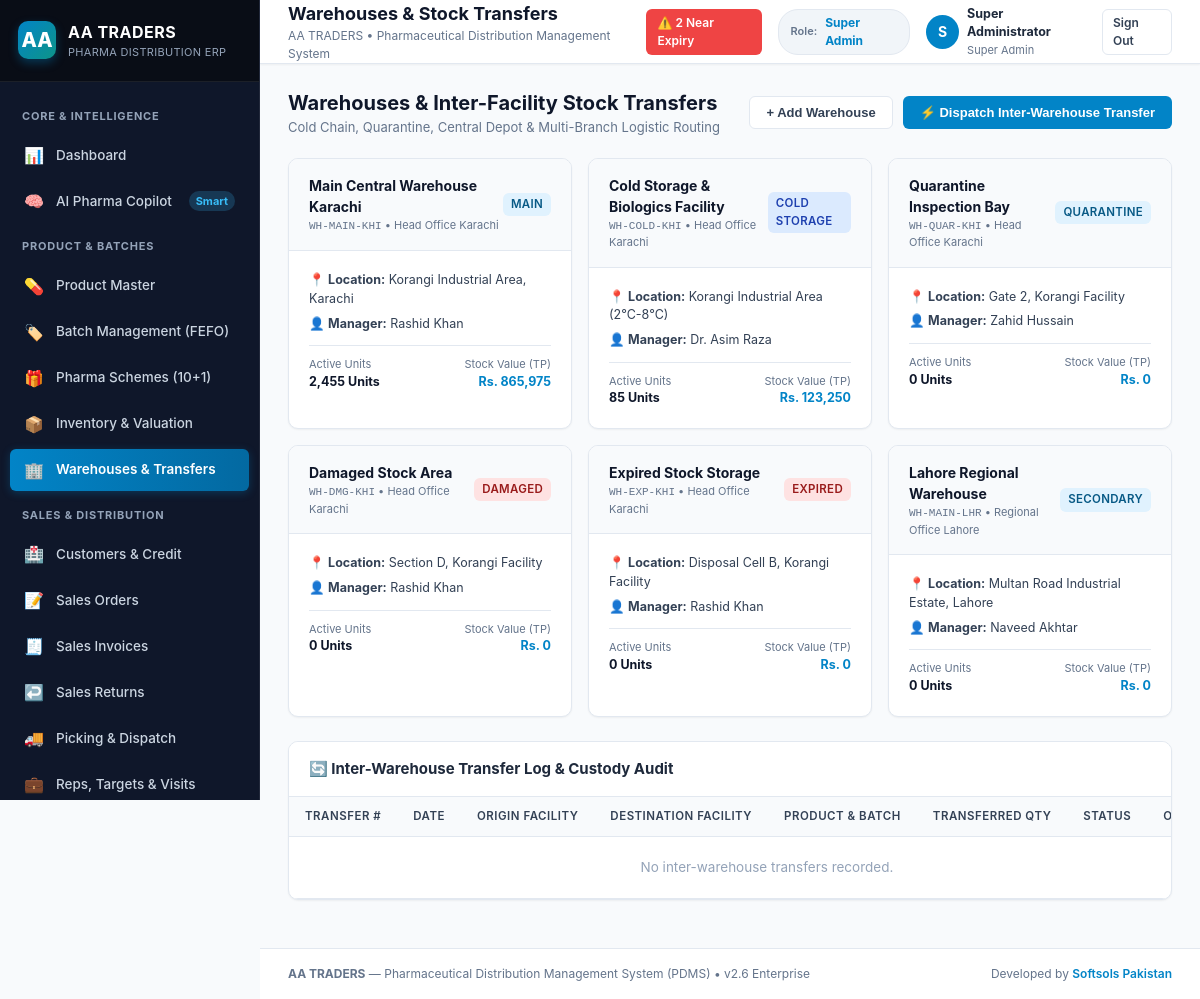
Screenshot of /warehouses.php (signed in) with the database file from the repository.
### tables this page shows
CREATE TABLE company_settings (
    id INTEGER PRIMARY KEY AUTOINCREMENT,
    name TEXT NOT NULL,
    trade_name TEXT,
    ntn TEXT,
    strn TEXT,
    drug_license_no TEXT,
    address TEXT,
    city TEXT,
    country TEXT DEFAULT 'Pakistan',
    phone TEXT,
    email TEXT,
    website TEXT,
    bank_name TEXT,
    bank_account_title TEXT,
    bank_account_no TEXT,
    iban TEXT,
    invoice_footer_note TEXT,
    currency_symbol TEXT DEFAULT 'Rs.',
    currency_code TEXT DEFAULT 'PKR',
    updated_at DATETIME DEFAULT CURRENT_TIMESTAMP
);

CREATE TABLE warehouses (
    id INTEGER PRIMARY KEY AUTOINCREMENT,
    branch_id INTEGER,
    name TEXT NOT NULL,
    code TEXT UNIQUE NOT NULL,
    type TEXT NOT NULL DEFAULT 'main', -- main, secondary, cold_storage, quarantine, damaged, expired
    location TEXT,
    manager_name TEXT,
    is_active INTEGER DEFAULT 1,
    FOREIGN KEY (branch_id) REFERENCES branches(id)
);

### includes/auth.php (called while the page is built, shortened)
<?php
class Auth {
    public static function check(): bool {
        return isset($_SESSION['user_id']);
    }
    public static function user(): ?array {
        return [
            'id' => $_SESSION['user_id'],
            'username' => $_SESSION['username'],
            'name' => $_SESSION['full_name'],
            'email' => $_SESSION['email'],
            'role' => $_SESSION['role'],
        ];
    }
}

### warehouses.php (the view, shortened to what this page needs)
<?php
$pageTitle = 'Warehouses & Stock Transfers';
require_once __DIR__ . '/includes/header.php';
$warehouses = $db->query("
    SELECT w.*, b.name as branch_name,
           COUNT(DISTINCT pb.id) as batch_count,
           IFNULL(SUM(pb.quantity_available), 0) as total_units,
           IFNULL(SUM(pb.quantity_available * pb.trade_price), 0) as total_valuation
    FROM warehouses w
    LEFT JOIN branches b ON w.branch_id = b.id
    LEFT JOIN product_batches pb ON w.id = pb.warehouse_id AND pb.status = 'active'
    GROUP BY w.id
    ORDER BY w.id ASC
")->fetchAll();
$transfers = $db->query("
    SELECT t.*, fw.name as from_wh_name, tw.name as to_wh_name, u.full_name as requester_name,
           ti.quantity, p.name as product_name, pb.batch_number
    FROM stock_transfers t
    JOIN warehouses fw ON t.from_warehouse_id = fw.id
    JOIN warehouses tw ON t.to_warehouse_id = tw.id
    LEFT JOIN users u ON t.requested_by = u.id
    LEFT JOIN stock_transfer_items ti ON t.id = ti.transfer_id
    LEFT JOIN products p ON ti.product_id = p.id
    LEFT JOIN product_batches pb ON ti.batch_id = pb.id
    ORDER BY t.id DESC LIMIT 15
")->fetchAll();
?>
<div style="display: flex; justify-content: space-between; align-items: center; margin-bottom: 20px;">
    <div>
        <h2 style="font-size: 20px; font-weight: 700; color: var(--slate-900);">Warehouses &amp; Inter-Facility Stock Transfers</h2>
        <p style="font-size: 13px; color: var(--slate-500);">Cold Chain, Quarantine, Central Depot &amp; Multi-Branch Logistic Routing</p>
    </div>
    <div style="display: flex; gap: 10px;">
        <button onclick="openModal('addWhModal')" class="btn btn-secondary">+ Add Warehouse</button>
        <button onclick="openModal('transferModal')" class="btn btn-primary">⚡ Dispatch Inter-Warehouse Transfer</button>
    </div>
</div>
<div style="display: grid; grid-template-columns: repeat(auto-fit, minmax(280px, 1fr)); gap: 16px; margin-bottom: 24px;">
    <?php foreach ($warehouses as $wh): ?>
        <div class="card" style="margin-bottom: 0;">
            <div class="card-header" style="background: var(--slate-50);">
                <div>
                    <strong style="font-size: 14px; color: var(--slate-900);"><?= htmlspecialchars($wh['name']) ?></strong>
                    <div style="font-size: 11px; color: var(--slate-500);"><code><?= htmlspecialchars($wh['code']) ?></code> &bull; <?= htmlspecialchars($wh['branch_name'] ?? 'HQ') ?></div>
                </div>
                <span class="badge <?= $wh['type'] === 'cold_storage' ? 'badge-info' : ($wh['type'] === 'damaged' || $wh['type'] === 'expired' ? 'badge-danger' : 'badge-primary') ?>">
                    <?= strtoupper(str_replace('_', ' ', $wh['type'])) ?>
                </span>
            </div>
            <div class="card-body">
                <div style="font-size: 12.5px; margin-bottom: 6px; color: var(--slate-700);">
                    📍 <strong>Location:</strong> <?= htmlspecialchars($wh['location'] ?? 'Not set') ?>
                </div>
                <div style="font-size: 12.5px; margin-bottom: 12px; color: var(--slate-700);">
                    👤 <strong>Manager:</strong> <?= htmlspecialchars($wh['manager_name'] ?? 'In-charge') ?>
                </div>
                <div style="display: flex; justify-content: space-between; border-top: 1px solid var(--border-color); padding-top: 10px; font-size: 12.5px;">
                    <div>
                        <div style="color: var(--slate-500); font-size: 11px;">Active Units</div>
                        <strong><?= number_format($wh['total_units']) ?> Units</strong>
                    </div>
                    <div style="text-align: right;">
                        <div style="color: var(--slate-500); font-size: 11px;">Stock Value (TP)</div>
                        <strong style="color: var(--primary);">Rs. <?= number_format($wh['total_valuation']) ?></strong>
                    </div>
                </div>
            </div>
        </div>
    <?php endforeach; ?>
</div>
<div class="card">
    <div class="card-header">
        <span class="card-title">🔄 Inter-Warehouse Transfer Log &amp; Custody Audit</span>
    </div>
    <div class="card-body" style="padding: 0;">
        <div class="table-responsive">
            <table class="table">
                <thead>
                    <tr>
                        <th>Transfer #</th>
                        <th>Date</th>
                        <th>Origin Facility</th>
                        <th>Destination Facility</th>
                        <th>Product &amp; Batch</th>
                        <th>Transferred Qty</th>
                        <th>Status</th>
                        <th>Operator</th>
                    </tr>
                </thead>
                <tbody>
                    <?php if (empty($transfers)): ?>
                        <tr><td colspan="8" style="text-align: center; color: var(--slate-400); padding: 20px;">No inter-warehouse transfers recorded.</td></tr>
                    <?php endif; ?>
                </tbody>
            </table>
        </div>
    </div>
</div>
<?php require_once __DIR__ . '/includes/footer.php'; ?>

### includes/header.php (shortened to what this page needs)
<?php
require_once __DIR__ . '/auth.php';
$currentUser = Auth::user();
$db = Database::getConnection();
$nearExpiryCount = $db->query("
    SELECT COUNT(*) FROM product_batches
    WHERE status = 'active'
      AND quantity_available > 0
      AND julianday(expiry_date) - julianday('now') <= 90
")->fetchColumn();
$company = $db->query("SELECT * FROM company_settings LIMIT 1")->fetch();
$companyName = $company['name'] ?? 'AA TRADERS';
?>
<!DOCTYPE html>
<html lang="en">
<head>
    <link rel="stylesheet" href="assets/css/app.css">
</head>
<body>
<div class="app-container">
    <?php require_once __DIR__ . '/sidebar.php'; ?>
    <div class="main-content">
        <header class="topbar no-print">
            <div class="topbar-left">
                <div>
                    <h2 class="topbar-title"><?= htmlspecialchars($pageTitle ?? 'Overview') ?></h2>
                    <p class="topbar-subtitle"><?= htmlspecialchars($companyName) ?> &bull; Pharmaceutical Distribution Management System</p>
                </div>
            </div>
            <div class="topbar-right">
                <?php if ($nearExpiryCount > 0): ?>
                    <a href="expiry.php" class="btn btn-sm btn-danger" title="<?= $nearExpiryCount ?> Batches Near Expiry (< 90 Days)">
                        ⚠️ <?= $nearExpiryCount ?> Near Expiry
                    </a>
                <?php endif; ?>
                <div class="role-pill">
                    <span style="font-size: 11px; color: var(--slate-500);">Role:</span>
                    <span style="font-weight: 700; color: #0284c7; font-size: 12px;"><?= htmlspecialchars(ucwords(str_replace('_', ' ', $currentUser['role'] ?? 'User'))) ?></span>
                </div>
                <div style="display: flex; align-items: center; gap: 8px;">
                    <div style="width: 34px; height: 34px; border-radius: 50%; background: #0284c7; color: #fff; display: flex; align-items: center; justify-content: center; font-weight: 700;">
                        <?= strtoupper(substr($currentUser['name'] ?? 'U', 0, 1)) ?>
                    </div>
                    <div style="display: flex; flex-direction: column;">
                        <span style="font-size: 12.5px; font-weight: 700; color: #1e293b;"><?= htmlspecialchars($currentUser['name'] ?? 'User') ?></span>
                        <span style="font-size: 11px; color: #64748b;"><?= htmlspecialchars(ucwords(str_replace('_', ' ', $currentUser['role'] ?? ''))) ?></span>
                    </div>
                </div>
                <a href="logout.php" class="btn btn-secondary btn-sm" title="Sign Out">Sign Out</a>
            </div>
        </header>
        <main class="page-body">

### assets/css/app.css (style rules this page uses)
:root { --primary: #0284c7; --primary-hover: #0369a1; --primary-light: #e0f2fe; --primary-dark: #075985; --secondary: #0d9488; --secondary-light: #ccfbf1; --success: #10b981; --success-light: #d1fae5; --warning: #f59e0b; --warning-light: #fef3c7; --danger: #ef4444; --danger-light: #fee2e2; --info: #3b82f6; --info-light: #dbeafe; --slate-50: #f8fafc; --slate-100: #f1f5f9; --slate-200: #e2e8f0; --slate-300: #cbd5e1; --slate-400: #94a3b8; --slate-500: #64748b; --slate-600: #475569; --slate-700: #334155; --slate-800: #1e293b; --slate-900: #0f172a; --bg-main: #f8fafc; --card-bg: #ffffff; --border-color: #e2e8f0; --text-primary: #0f172a; --text-secondary: #475569; --text-muted: #64748b; --radius-sm: 6px; --radius-md: 10px; --radius-lg: 14px; --shadow-sm: 0 1px 2px 0 rgb(0 0 0 / 0.05); --shadow-md: 0 4px 6px -1px rgb(0 0 0 / 0.08), 0 2px 4px -2px rgb(0 0 0 / 0.06); --shadow-lg: 0 10px 15px -3px rgb(0 0 0 / 0.08), 0 4px 6px -4px rgb(0 0 0 / 0.05); }
* { box-sizing: border-box; margin: 0; padding: 0; }
body { font-family: -apple-system, BlinkMacSystemFont, "Segoe UI", Roboto, "Helvetica Neue", Arial, sans-serif; background-color: var(--bg-main); color: var(--text-primary); line-height: 1.5; font-size: 14px; overflow-x: hidden; }
.app-container { display: flex; min-height: 100vh; }
.main-content { flex: 1; display: flex; flex-direction: column; min-width: 0; background: var(--bg-main); }
.topbar { height: 64px; background: #ffffff; border-bottom: 1px solid var(--border-color); display: flex; align-items: center; justify-content: space-between; padding: 0 28px; position: sticky; top: 0; z-index: 30; box-shadow: var(--shadow-sm); }
.topbar-left { display: flex; align-items: center; gap: 16px; }
.topbar-title { font-size: 18px; font-weight: 700; color: var(--slate-900); }
.topbar-subtitle { font-size: 12px; color: var(--slate-500); }
.topbar-right { display: flex; align-items: center; gap: 16px; }
.role-pill { background: var(--slate-100); padding: 4px 12px; border-radius: 20px; border: 1px solid var(--border-color); display: flex; align-items: center; gap: 8px; font-size: 12px; font-weight: 600; color: var(--slate-700); }
.page-body { padding: 24px 28px; flex: 1; }
.card { background: var(--card-bg); border: 1px solid var(--border-color); border-radius: var(--radius-md); box-shadow: var(--shadow-sm); margin-bottom: 24px; overflow: hidden; }
.card-header { padding: 16px 20px; border-bottom: 1px solid var(--border-color); display: flex; align-items: center; justify-content: space-between; background: #ffffff; }
.card-title { font-size: 15px; font-weight: 700; color: var(--slate-800); display: flex; align-items: center; gap: 8px; }
.card-body { padding: 20px; }
.table-responsive { overflow-x: auto; width: 100%; }
.table { width: 100%; border-collapse: collapse; font-size: 13.5px; text-align: left; }
.table th { background: var(--slate-50); padding: 11px 16px; font-weight: 600; color: var(--slate-700); border-bottom: 1px solid var(--border-color); text-transform: uppercase; font-size: 11.5px; letter-spacing: 0.5px; white-space: nowrap; }
.table td { padding: 12px 16px; border-bottom: 1px solid var(--border-color); color: var(--slate-800); vertical-align: middle; }
.badge { display: inline-flex; align-items: center; gap: 4px; padding: 3px 8px; border-radius: 6px; font-size: 11.5px; font-weight: 600; text-transform: uppercase; letter-spacing: 0.3px; }
.badge-danger { background: var(--danger-light); color: #991b1b; }
.badge-info { background: var(--info-light); color: #1e40af; }
.badge-primary { background: var(--primary-light); color: var(--primary-dark); }
.btn { display: inline-flex; align-items: center; justify-content: center; gap: 6px; padding: 8px 16px; border-radius: var(--radius-sm); font-size: 13px; font-weight: 600; cursor: pointer; border: 1px solid transparent; text-decoration: none; transition: all 0.15s ease; }
.btn-primary { background: var(--primary); color: #ffffff; }
.btn-secondary { background: #ffffff; color: var(--slate-700); border-color: var(--border-color); }
.btn-danger { background: var(--danger); color: #ffffff; }
.btn-sm { padding: 4px 10px; font-size: 12px; }

### rows the page displays
company_settings: name "AA TRADERS"
warehouses: name "Main Central Warehouse Karachi", code "WH-MAIN-KHI", branch_name "Head Office Karachi", type "MAIN", location "Korangi Industrial Area, Karachi", manager_name "Rashid Khan", total_units "2,455", total_valuation "865,975"
warehouses: name "Cold Storage & Biologics Facility", code "WH-COLD-KHI", branch_name "Head Office Karachi", type "COLD STORAGE", location "Korangi Industrial Area (2°C-8°C)", manager_name "Dr. Asim Raza", total_units "85", total_valuation "123,250"
warehouses: name "Quarantine Inspection Bay", code "WH-QUAR-KHI", branch_name "Head Office Karachi", type "QUARANTINE", location "Gate 2, Korangi Facility", manager_name "Zahid Hussain", total_units "0", total_valuation "0"
warehouses: name "Damaged Stock Area", code "WH-DMG-KHI", branch_name "Head Office Karachi", type "DAMAGED", location "Section D, Korangi Facility", manager_name "Rashid Khan", total_units "0", total_valuation "0"
warehouses: name "Expired Stock Storage", code "WH-EXP-KHI", branch_name "Head Office Karachi", type "EXPIRED", location "Disposal Cell B, Korangi Facility", manager_name "Rashid Khan", total_units "0", total_valuation "0"
warehouses: name "Lahore Regional Warehouse", code "WH-MAIN-LHR", branch_name "Regional Office Lahore", type "SECONDARY", location "Multan Road Industrial Estate, Lahore", manager_name "Naveed Akhtar", total_units "0", total_valuation "0"

### other values shown
$pageTitle "Warehouses & Stock Transfers"
$nearExpiryCount "2"
str_replace('_', ' ', $currentUser['role'] ?? 'User') "Super Admin"
substr($currentUser['name'] ?? 'U', 0, 1) "S"
$currentUser['name'] "Super Administrator"
str_replace('_', ' ', $currentUser['role'] ?? '') "Super Admin"
